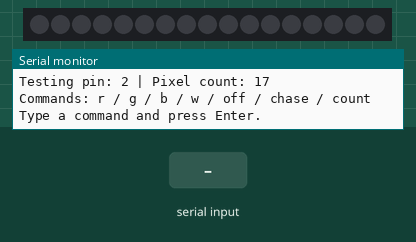
Simulated run of this sketch. Board: ESP32-C6. Shown: 17 RGB LEDs in strip order, left to right, the last lines printed to the serial monitor. Inputs (shaded band) come from the test bench. Dim RGB values are drawn brighter than linear.

Above: at 2.2 s.
2.3 s: "chase\n" received over Serial
4.4 s: "r\n" received over Serial
At 6.5 s:
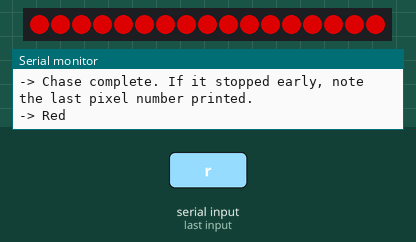
7.2 s: "g\n" received over Serial
At 8.4 s:
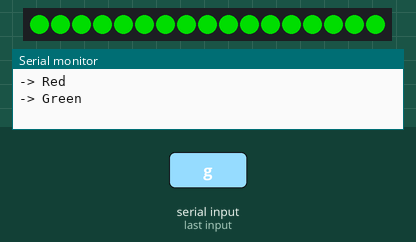
8.7 s: "b\n" received over Serial
At 9.6 s:
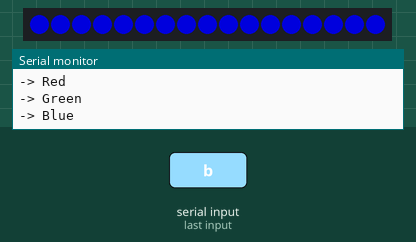
10.2 s: "w\n" received over Serial
At 10.7 s:
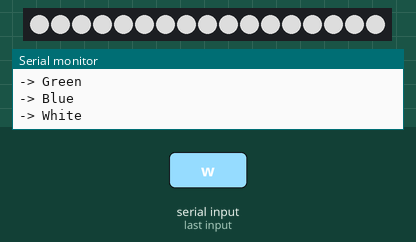
Timing chart, 0 to 12.7 s (numbered marks = the images above; inputs shaded):
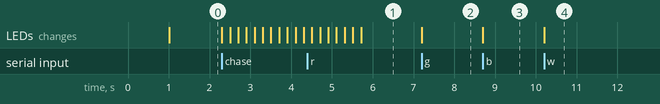

Measured:
- after the input at 4.4 s, the LEDs: first differ from a run without the input after 1.3 s (image 1)
- after the input at 7.2 s, the LEDs: change at once (image 2)
- after the input at 8.7 s, the LEDs: change at once (image 3)
- after the input at 10.2 s, the LEDs: change at once (image 4)

The sketch:

neopixel_strip_tester.ino
```cpp
// XIAO ESP32C6 - Single-strip diagnostic tester
//
// Tests ONE strip at a time over Serial so you can isolate wiring/pixel
// issues without BLE in the mix. No Bluetooth involved - just plug in,
// open Serial Monitor, and type commands.
//
// HOW TO USE:
// 1. Set NUM_PIXELS below to the pixel count of whichever strip you're
//    currently testing (change it and re-upload for each strip).
// 2. Wire ONLY the strip you're testing to TEST_PIN (see below) + VBUS + GND.
// 3. Open Serial Monitor at 115200 baud, line ending set to "Newline".
// 4. Type one of these commands and hit Enter:
//      r        -> solid red
//      g        -> solid green
//      b        -> solid blue
//      w        -> solid white
//      off      -> turn off
//      chase    -> single-pixel chase down the strip (great for spotting
//                  a dead pixel or a break in the data line)
//      count    -> prints how many pixels are configured
//
// If "chase" stops partway down the strip, that tells you exactly which
// pixel is bad (whatever number it stopped after).

#include <Adafruit_NeoPixel.h>

// ---- CHANGE THESE TWO FOR EACH STRIP YOU TEST ---------------------------
#define TEST_PIN     D0     // change to D0/D1/D2/D3/D4/D5 depending on strip
#define NUM_PIXELS   17      // change to match this strip's actual pixel count
// --------------------------------------------------------------------------

Adafruit_NeoPixel strip(NUM_PIXELS, TEST_PIN, NEO_GRB + NEO_KHZ800);

void setup() {
  Serial.begin(115200);
  delay(1000);

  strip.begin();
  strip.setBrightness(150);
  strip.show(); // all off initially

  Serial.println();
  Serial.println("=== NeoPixel single-strip tester ===");
  Serial.printf("Testing pin: %d | Pixel count: %d\n", TEST_PIN, NUM_PIXELS);
  Serial.println("Commands: r / g / b / w / off / chase / count");
  Serial.println("Type a command and press Enter.");
}

void loop() {
  if (Serial.available()) {
    String cmd = Serial.readStringUntil('\n');
    cmd.trim();
    cmd.toLowerCase();

    if (cmd == "r") {
      fillSolid(strip.Color(255, 0, 0));
      Serial.println("-> Red");
    } else if (cmd == "g") {
      fillSolid(strip.Color(0, 255, 0));
      Serial.println("-> Green");
    } else if (cmd == "b") {
      fillSolid(strip.Color(0, 0, 255));
      Serial.println("-> Blue");
    } else if (cmd == "w") {
      fillSolid(strip.Color(255, 255, 255));
      Serial.println("-> White");
    } else if (cmd == "off") {
      fillSolid(strip.Color(0, 0, 0));
      Serial.println("-> Off");
    } else if (cmd == "chase") {
      Serial.println("-> Running chase test...");
      runChase();
      Serial.println("-> Chase complete. If it stopped early, note the last pixel number printed.");
    } else if (cmd == "count") {
      Serial.printf("-> Configured for %d pixels on pin %d\n", NUM_PIXELS, TEST_PIN);
    } else if (cmd.length() > 0) {
      Serial.println("-> Unknown command. Use: r / g / b / w / off / chase / count");
    }
  }
}

void fillSolid(uint32_t color) {
  for (int i = 0; i < strip.numPixels(); i++) {
    strip.setPixelColor(i, color);
  }
  strip.show();
}

void runChase() {
  fillSolid(strip.Color(0, 0, 0)); // clear first

  for (int i = 0; i < strip.numPixels(); i++) {
    strip.setPixelColor(i, strip.Color(0, 255, 255)); // cyan dot
    strip.show();
    Serial.printf("   Pixel %d lit\n", i);
    delay(200);
    strip.setPixelColor(i, strip.Color(0, 0, 0)); // clear before next
  }
  strip.show();
}
```
